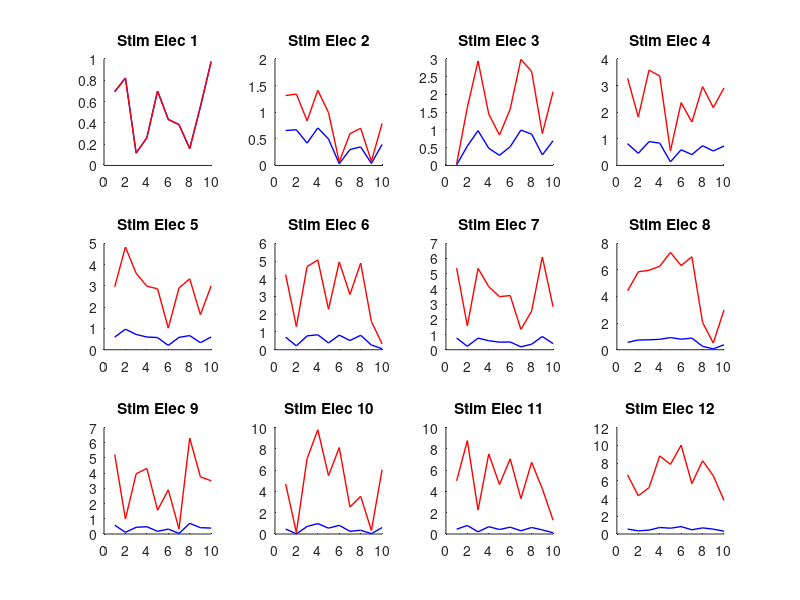

Reproduce this figure in MATLAB. (Note: this script raises an error after producing the figure.)
%%%%%% 

%%% each channel is a different figure
%%% each subplot is a different stim electrode

ExpInfo.Subject_ID = 'Zebel';
ExpInfo.Experiment = 'Phase3';
ExpInfo.Date = '20240131';
ExpInfo.Target = 'DCN';

ch_rec = 1; %1:128
    disp(['Ch rec : ' num2str(ch_rec)]);
    f1=figure(ch_rec); hold on
    SaveName = [ExpInfo.Subject_ID '_' ExpInfo.Target '_' ExpInfo.Experiment '_' ExpInfo.Date '_RecCh' num2str(ch_rec)];


%% open data

%% extract the data

    for ch_stim = 1:12 %1:12

        
% % %         x - x axis
% % %         y1 - y axis 1
% % %         y2 - y axis 2

        %% plot the data
        ax(ch_stim) = subplot(3,4,ch_stim); hold on; %grid on
        x = rand(10,1);
        plot(x,'Color','b','LineWidth',1)
        plot(x*ch_stim,'Color','r','LineWidth',1)

        title(['Stim Elec ' num2str(ch_stim)]);

        %xlabel('time (sec) 0 indicates first peak','FontSize',16)

    end
    sgtitle([ExpInfo.Subject_ID ' ' ExpInfo.Target ' ' ExpInfo.Experiment ' ' ExpInfo.Date '. Recording: Ch ' num2str(ch_rec)]) 

    linkaxes(ax,'x');
    %%linkaxes %%to link both x and y


%% %%figure size/ orientation
screen_size = get(0, 'ScreenSize'); %get screen resolution
set(f1, 'Position', [0 0 screen_size(3) screen_size(4)] );
figure_prop_name = {'PaperPositionMode','units','Position'};
figure_prop_val =  { 'auto'            ,'inches', [0.25 0.25 10.5 8]};%left bottom width height
set(f1,'PaperOrientation', 'landscape', 'PaperPositionMode', 'auto','units', 'inches', 'Position', [0.25 0.25 18 13])

%% %%saving figure
saveas(f1,['plots\' SaveName], 'fig'); %figure format
print('-djpeg100', '-r200', ['plots\' SaveName]); %low quality for saving


% saveas(f1,['plots\' SaveName], 'svg'); %figure format

%for actual posters/ papers - open matlab figure and run this line
% print -dtiff -r1200 name1; %high quality for posters/ papers - takes a long time
%%%'svg' format for final figures

close all



